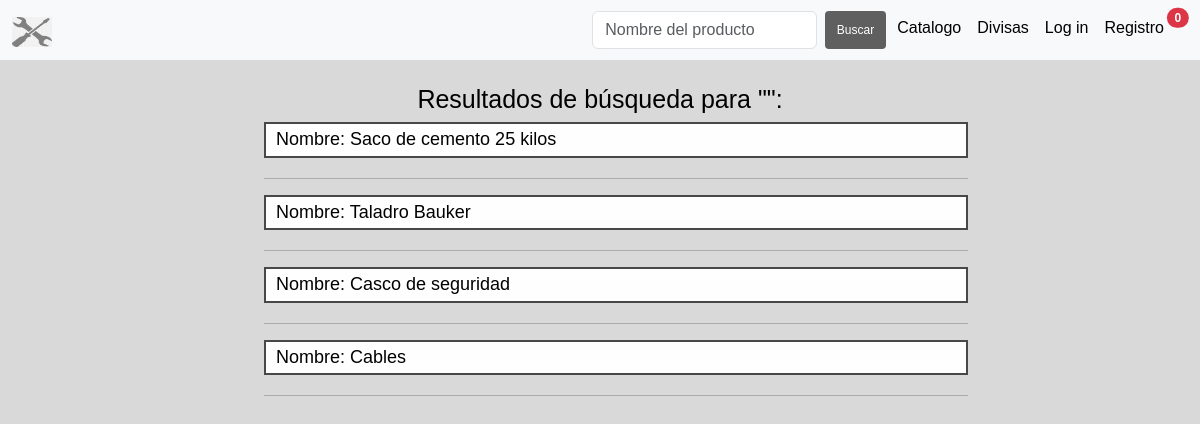
The app's page /buscar with its own data.
### bikes/models.py (models this page shows, shortened)
class Producto(models.Model):
    nombre = models.CharField(max_length=100)
    imagen = models.ImageField(upload_to='productos/')
    descripcion = models.TextField(default='')
    categoria = models.ForeignKey(Categoria, on_delete=models.CASCADE, to_field='nombrecat')  # Estableciendo la relación con to_field='nombre'
    precio = models.DecimalField(max_digits=10, decimal_places=2 , default=0.00)

### bikes/views.py (the view)
# urls.py: path('buscar', buscar, name='buscar'),
def buscar(request):
    if request.method == 'GET':
        query = request.GET.get('q', '')  # Obtener los términos de búsqueda ingresados por el usuario
        formularios = Producto.objects.filter(nombre__icontains=query)
        return render(request, 'buscar.html', {'formularios': formularios, 'query': query})

### bikes/context_processor.py (called while the page is built)
def cantidad_producto(request):
    total = 0
    if request.user.is_authenticated:
        if "carrito" in request.session:
            for key, value in request.session["carrito"].items():
                if len(value) > 1:
                    total += int(value[1])
    return {"cantidad_producto": total}

### bikes/templates/buscar.html (shortened to what this page needs)
{% extends 'basec.html' %}
{% block content %}
<div class="row">
    <div class="col-sm-12 col-md-2"></div>
    <div class="col-sm-12 col-md-8">
        {% if formularios %}
        <br>
        <center><h1>Resultados de búsqueda para "{{ query }}":</h1></center>
        <ul>
            {% for producto in formularios %}
            <p class="descripcion">
                <span class="detalle">Nombre: {{ producto.nombre }}</span> <br>
            </p>
            <hr>
            {% endfor %}
        </ul>
        {% else %}
        <p>No se encontraron resultados para "{{ query }}".</p>
        {% endif %}
    </div>
    </div>
</div>
{% endblock %}

### bikes/static/style.css (style rules this page uses)
.fondo { background-color: #d9d9d9; font-family: 'Montserrat', sans-serif; }
.fondo h1 { color: #000000; font-size: 25px; }
.descripcion { border: 2px solid #484848; font-size: 18px; line-height: 1.75; color: #000000; margin-bottom: 20px; padding-left: 10px; background-color: #fffefe; }

### records on screen
Producto: nombre "Saco de cemento 25 kilos"
Producto: nombre "Taladro Bauker"
Producto: nombre "Casco de seguridad"
Producto: nombre "Cables"

### other values on screen
{{ cantidad_producto }} "0"
